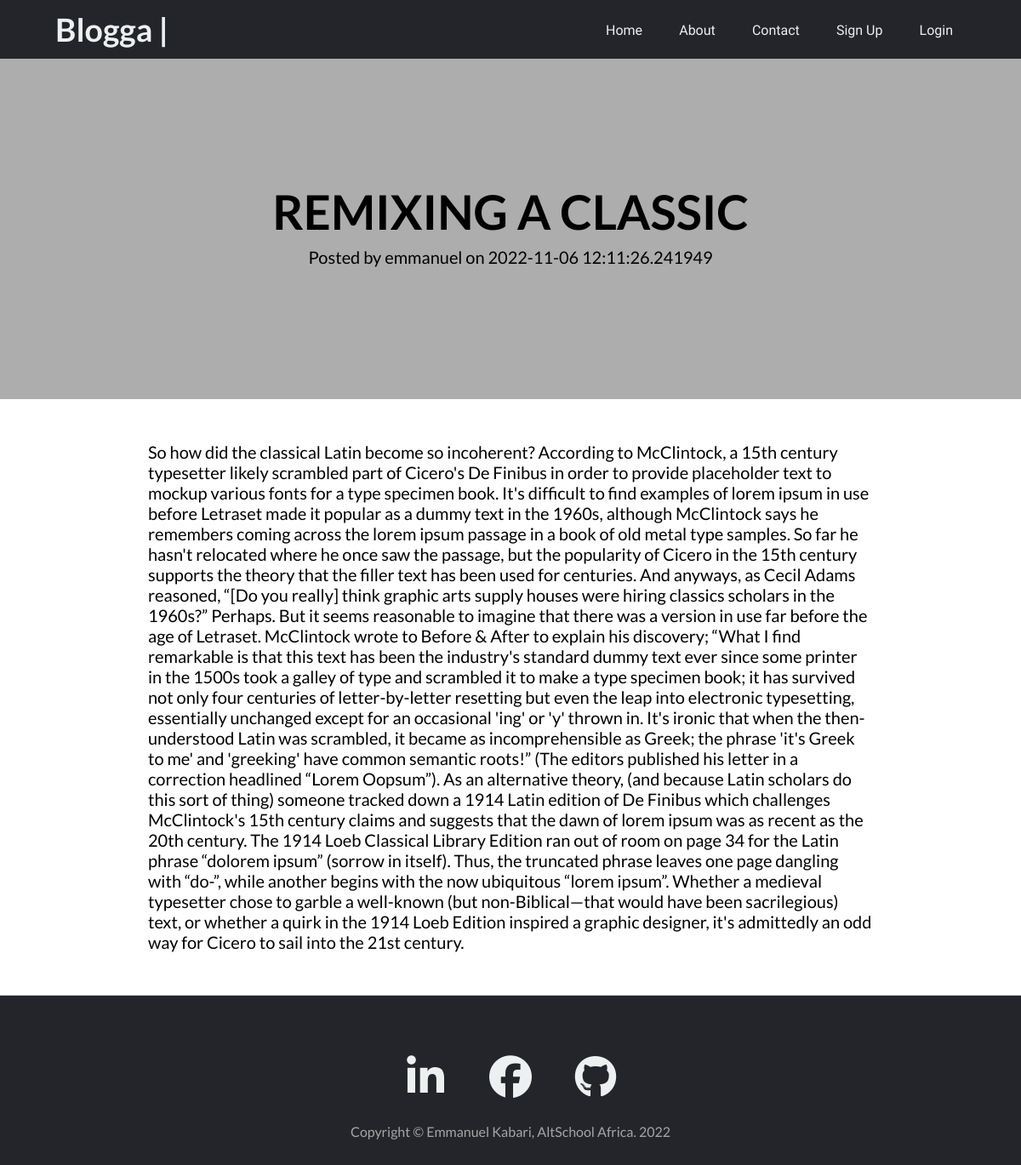
The app's page /blogposts/post/4 with its own data.
### app.py (models this page shows, shortened)
class BlogPost(db.Model):
    __tablename__ = 'blog_post'
    id = db.Column(db.Integer(), primary_key=True)
    caption = db.Column(db.String(), nullable=False)
    content = db.Column(db.String(), nullable=False)
    owner_id = db.Column(db.Integer(), db.ForeignKey(
        'users.id'), nullable=False)
    date_created = db.Column(db.DateTime(), default=datetime.utcnow)

class User(db.Model, UserMixin):
    __tablename__ = 'users'
    id = db.Column(db.Integer(), primary_key=True)
    firstname = db.Column(db.String(), nullable=False, unique=False)
    lastname = db.Column(db.String(), nullable=False, unique=False)
    username = db.Column(db.String(50), nullable=False, unique=True)
    email = db.Column(db.String(60), nullable=False, unique=True)
    password_hash = db.Column(db.Text(), nullable=False)
    posts = db.relationship('BlogPost', backref='owner')

### app.py (the view)
@app.route('/blogposts/post/<int:id>', methods=['GET', 'POST'])
def view_post(id):
    post = BlogPost.query.get_or_404(id)
    return render_template('post.html', post=post)

### templates/post.html (shortened to what this page needs)
{% extends 'base.html' %}
{% block content %}
<div class="post-hero">
    <div class="post-container position-relative px-4 px-lg-5">
        <div class="row gx-4 gx-lg-5 justify-content-center">
            <div class="col">
                <div class="post-heading">
                    <h1>{{post.caption}}</h1>
                    <span class="meta">
                        Posted by
                        {{ post.owner.username }}
                        on {{post.date_created}}
                    </span>
                </div>
            </div>
        </div>
    </div>
</div>
<article class="article-section">
    <div class="article-container">
        <div class="article-row">
            <div class="article-content">
                <p>{{post.content}}</p>
            </div>
        </div>
    </div>
</article>
{% endblock %}

### static/css/style.css (style rules this page uses)
* { margin: 0; padding: 0; box-sizing: border-box; font-family: 'Lato'; }
.row { display: flex; margin-bottom: 10px; flex-wrap: wrap; }
.post-hero { min-height: 50vh; display: flex; justify-content: center; align-items: center; margin: auto; background-color: #adadad; }
.post-container { display: flex; text-align: center; width: 900px; }
.col { margin: auto; }
.post-heading { width: 900px; justify-content: center; align-items: center; word-wrap: break-word; }
.post-heading h1 { margin: 0 0 8px; font-size: 56px; word-wrap: break-word; }
.post-heading .meta { font-size: 20px; margin: 0px 0px 8px; }
.article-section { width: 900px; display: flex; justify-content: center; margin: auto; }
.article-container { width: 900px; word-wrap: break-word; font-size: 20px; }
.article-row { padding: 0px 24px; }
.article-content { margin: 50px 0px; }
.row { display: flex; flex-wrap: wrap; }

### records on screen
BlogPost: caption "REMIXING A CLASSIC", date_created "2022-11-06 12:11:26.241949", content "So how did the classical Latin become so incoherent? According to McClintock, a 15th century typesetter likely scrambled part of Cicero's De Finibus in order to provide placeholder text to mockup various fonts for a type specimen book. It's difficult to find examples of lorem ipsum in use before Letraset made it popular as a dummy text in the 1960s, although McClintock says he remembers coming across the lorem ipsum passage in a book of old metal type samples. So far he hasn't relocated where he once saw the passage, but the popularity of Cicero in the 15th century supports the theory that the filler text has been used for centuries. And anyways, as Cecil Adams reasoned, “[Do you really]…"
User: owner.username "emmanuel"
